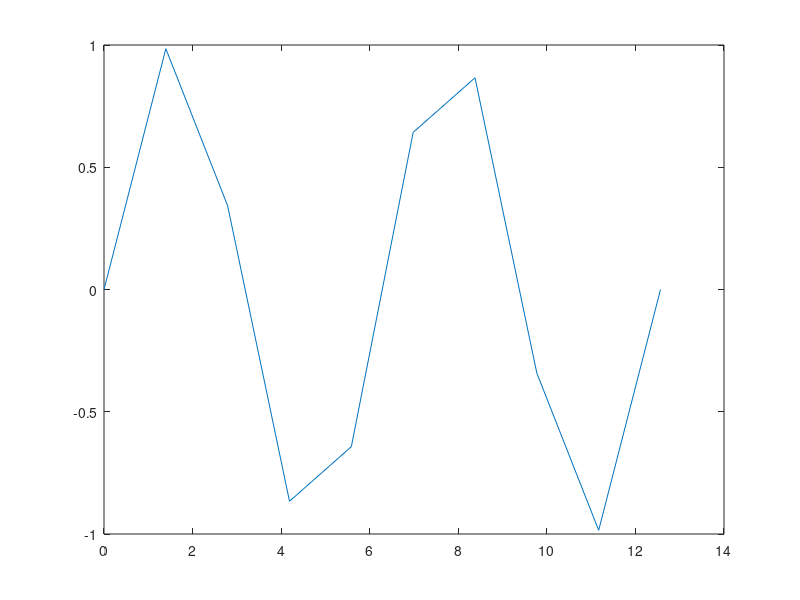
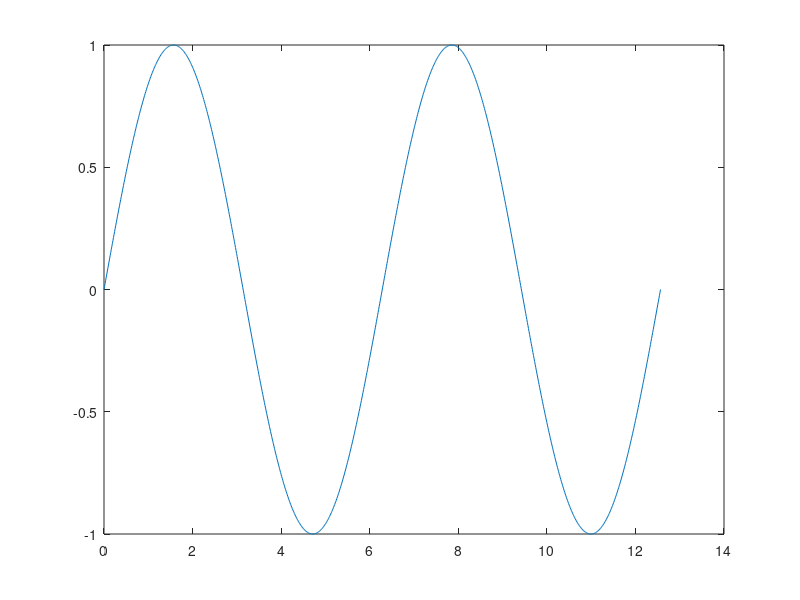
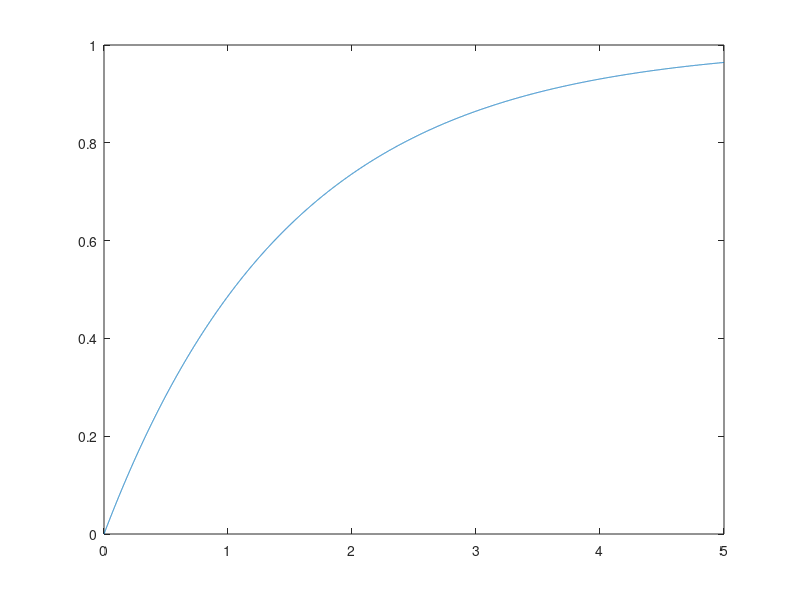

MATLAB code to generate these figures, in order:
% variables.m
% Playing with different variables

% 64-bit double
var1 = 3.14;

% 16-bit charcater --> string
myString = 'Hello World';

%%%
% SCALARS
%%%

% Explicitly given value
a = 10 % As it has no a ';' at the end --> showed in workspace

% Or as function
c = 1.3*45 - 2*a

% To suppress output, end the line with a semicolon
cooldude = 13/3;

%%%
% ARRAYS
%%%

% ROW VECTORS --> comma or space separated
row = [1 2 5.4 -6.6]
row = [1, 2, 5.4, -6.6];

% COLUMN VECTOR --> semicolon separated
column = [4; 2; 4; 7]

% Size and length functions
size(row)
size(column)

length(row)
length(column)

% MATRICES
% Element by element
a = [1 2; 3 4]

% Concatenating Vectors
a = [1 2];
b = [3 4];
c = [5;6];

d = [a;b];
e = [d c];
f = [[e e];[a b a]];

str = ['Hello, I am ' 'John'];

% SAVE/ CLEAR / LOAD VARIABLES

% Save your variables in a file
save myVariablesFile a b c d e f str

% Clear them from the workspace
clear a b; % Selected variables
% clear all; % All the variables

% Load them again to the environment
load myVariablesFile

% You can do the same with all the environment
save myenv; clear all; load myenv;

%%%
% EXERCISE: VARIABLES
%%%
% Get and save the current date and time

% Create a variable start using the function clock
start = clock;

size(start); length(start)

% start includes a 6 elements vector containing [year month day hour minute seconds]
startString = datestr(start)

% Save 'start' and 'startString' in a variable file
save startTime start startString

% NEW SCRIPT helloWorld_withTime.m to show how to use it

%%%
% MANIPULATING VARIABLES
%%%

% Arithmetic operations (+ - * /)
7/45
(1 + i)*(2 + i)
1/0
0/0

% Exponentiation(^)
4^2
(3 + 4*j)^2

% If complicated --> use parentheses
((2 + 3)*3)^0.1

% Multiplication is NOT implicit given parentheses
% 3(1+0.7) gives an ERROR

% To clear the command window
clc

% Built-in functions
sqrt(2)
log(2), log10(0.23)
cos(1.2), atan(-.8)
exp(2+4*i)
round(1.4), floor(3.3), ceil(4.23)
angle(i); abs(1+i);

%%%
% EXERCISE : SCALARS
%%%
% We are learning MATLAB at exponential rate

% tau = seconds in 1.5 days:
% 1st we define a function days2seconds:

days2seconds = @(days) days*24*60*60;

% and apply it:
days = 1.5;
tau = days2seconds(days);

% If the course lasts 5 days, compute the numbers of seconds in 5 days:
endOfClass = days2seconds(5);

% Define a minifunctuon to describe the knowledge gained
k = @(time_total, time_taught) 1-exp(-time_total/time_taught);

% Apply it
knowledgeAtEnd = k(endOfClass, tau);

% Print it:
disp(['At the end of 6.094, I will know ' ...
num2str(knowledgeAtEnd*100) '% of MATLAB'])

%%%
% TRANSPOSE
%%%
% Transpose --> built-in function to transform a column into a row and vice
% versa

a = [ 1 2 3 4+i]
transpose(a)
a' % The ' gives the Hermitian transpose (conjugate complex numbers)
a.'

%%%
% ADDITION AND SUBSTRACTION OF VECTORS
%%%

% c = row + column --> will return an error as the sizes must match
c = row' + column
c = row + column'

% Can sum or multiply the elements
s = sum(row);
p = prod(row);

%%%
% ELEMENT-WISE FUNCTIONS
%%%
% You can apply computations toall the same elements of a vector at the
% same time... 

t = [1 2 3]
f = exp(t) % The same than
f = [exp(1) exp(2) exp(3)]

% there are elements like * / ^ that can have the two modes of
% operation (standard and element-wise) --> To do element-wise operation
% use the dot:

a = [1 2 3]; b = [4; 2; 1];
% a.*b, a./b, a.^b % all errors
a.*b', a./b', a.^(b')

%%%
% EXERCISE : VECTOR OPERATIONS
%%%
% Calculate how many seconds elapsed since the start of class

secPerMin=60;
secPerHour=60*secPerMin;
secPerDay=24*secPerHour;
secPerMonth=30.5*secPerDay;
secPerYear=12*secPerMonth;
secondConversion=[secPerYear secPerMonth ...
secPerDay secPerHour secPerMin 1];

currentTime=clock;
elapsedTime=currentTime-start;
t=secondConversion*elapsedTime';

% And display the current knowledge
currentKnowledge=1-exp(-tau/t);
disp(['At this time, I know ' ...
num2str(currentKnowledge*100) '% of MATLAB']);

%%%
% AUTOMATIC INITIALIZATION
%%%
% basics --> thingtoadd(M,N) -> M = number of rows, N = number of columns
o = ones(1,10)
z = zeros(23,1)
r = rand(1,45)
n = nan(1,69)

% To initialize a linear vector use linspace
a = linspace(0,10,5) % row with five values from 0 to 10 (same distance between numbers)
% The same with colon operator
b = 0:2:10 %starts at 0, increments by 2, and ends at or before 10
c = 1:5 % if increment isn’t specified, default is 1

%%%
% EXERCISE : VECTOR FUNCTIONS
%%%
% Calculate your leaning trajectory

tVec = linspace(0,endOfClass,10000);
knowledgeVec=1-exp(-tVec/tau);

%%%
% VECTOR INDEXING
%%%
% it starts with 1!
a(1); % Returns first element

% The index argument can be a vector
x = [12 13 5 8];
a = x(2:3); % a = [13 5];
b = x(1:end-1); % b = [12 13 5];

%%%
% MATRIX INDEXING
%%%
% Matrices can be indexed in two ways : subscripts or linear indices
A = rand(5) % shortcut for 5x5 matrix
A(1,1)
A(1)

A(1,2) % The same than: 
A(6)

A(1:3, 1:2) % Specificy contiguous submatrix
A([1 5 3], [1 4]) % Specify rows and columns

%%%
% ADVANCED INDEXING
%%%

% To select rows and columns of a matrix use:
c = [12 5 ; -2 13]
d = c(1,:); % d = [12 5]
e = c(:,2); % e = [5; 13]
c(2,:) = [3 6]; % replaces second row of c

% functions to find desired values in a vector = max and min
vec = [5 3 1 9 7]
[minVal, minInd] = min(vec);
[maxVal, maxInd] = max(vec);

% To find the index of a specific value
ind = find(vec == 9);
ind = find(vec > 2 & vec <6);

%%%
% EXERCISE : INDEXING
%%%
% When will you know 50% of MATLAB
[val,ind]=min(abs(knowledgeVec-0.5));
halfTime=tVec(ind);
disp(['I will know half of MATLAB after ' ...
num2str(halfTime/secPerDay) ' days']);

%%%
% BASIC PLOTTING
%%%

x = linspace(0, 4*pi, 10);
y = sin(x);

plot(y);

figure(1)
plot(x,y)
saveas(1,'figures/basicplot_10.png','png')

% To make a smoother plot
figure(1)
x = linspace(0, 4*pi, 1000);
plot(x,sin(x));
saveas(1,'figures/basicplot_1000.png','png')

% plot([1 2], [1 2 3]); % ERROR

%%%
% EXERCISE : PLOTTING
%%%

figure(2)
plot(tVec/secPerDay, knowledgeVec);
saveas(2,'figures/exercise.png','png')

